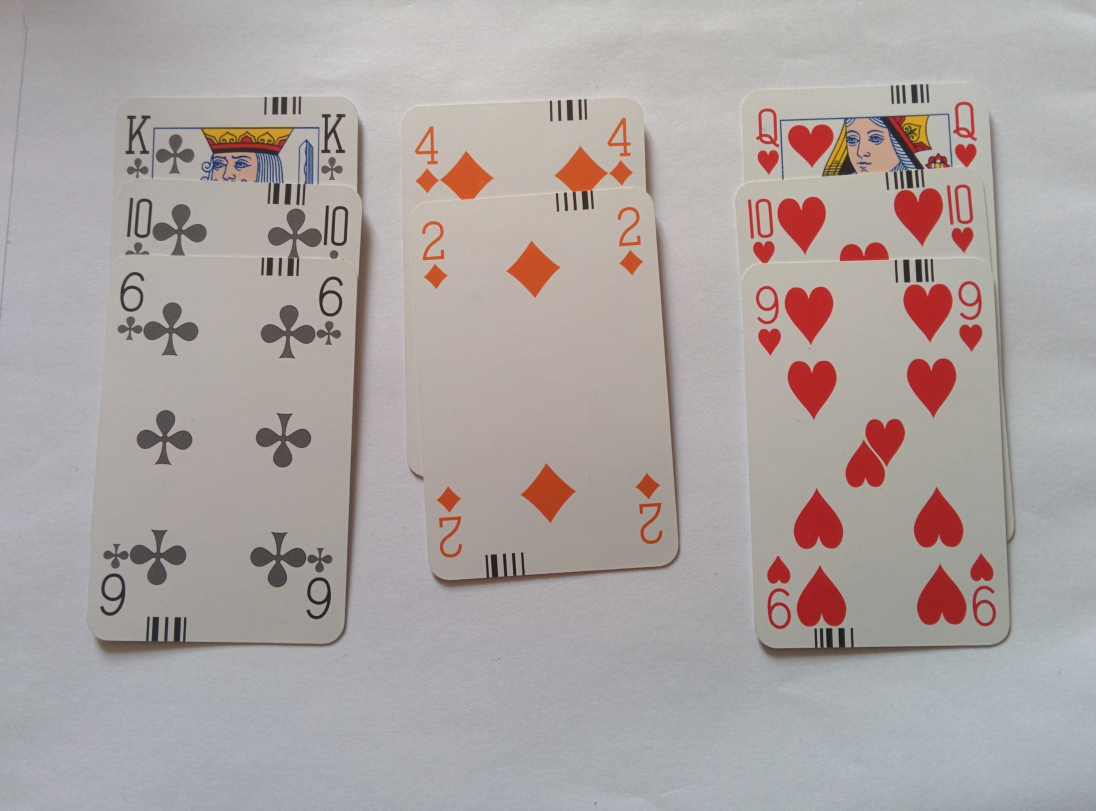
#> input picture images/training_1.jpg, 3286 x 2432 px (shown at 1/3 size)
$ jupyter execute 'Training + Testing.ipynb'   (shell and % lines are left out)   (older library calls are emulated)
#> lines starting #> are read from the running program, lines starting #| are printed output that depends on the picture; after the words box and inside, x2 and y2 are one past the last pixel; in counts of white or black regions, pixels touching at a corner belong together
[cell 1]

import cv2
import numpy as np
from matplotlib import pyplot as plt

[cell 2]
def create_thresh(image):
    gray = cv2.cvtColor(image, cv2.COLOR_BGR2GRAY)
    blur = cv2.GaussianBlur(gray,(5,5),1000)
    flag, thresh = cv2.threshold(blur, 140, 255, cv2.THRESH_BINARY)
    return thresh

[cell 3]
def erode_image(image):
    kernel = np.ones((5,5),np.uint8)
    eroded = cv2.erode(image,kernel,iterations=4)
    return eroded

[cell 4]
def get_almost_square_contours(image):
    im2, contours, hierarchy = cv2.findContours(image.copy(), cv2.RETR_TREE, cv2.CHAIN_APPROX_SIMPLE)
    contours = sorted(contours, key=cv2.contourArea,reverse=True)[1:]

    results = []

    for contour in contours:
        x,y,w,h = cv2.boundingRect(contour)

        rect = cv2.minAreaRect(contour)
        box = cv2.boxPoints(rect)
        box = np.int0(box)

        A = 0.39

        if w/h > 1+A or w/h < 1-A:
            pass
        elif h/w < 1-A or h/w > 1+A:
            pass
        else:
            results.append((x,y,w,h))

    return results

[cell 5]
def add_contours(image, contours):
    for contour in contours:
        x,y,w,h = contour
        cv2.rectangle(image,(x,y),(x+w,y+h),(0,255,0),2)

[cell 6]
def warp_contour_from_image(image, contour):
    x,y,w,h = contour
    C = np.array([ [0,0],[449,0],[449,449],[0,449] ],np.float32)
    B = np.array([ [x,y],[x+w,y],[x+w,y+h],[x,y+h] ],np.float32)
    transform = cv2.getPerspectiveTransform(B,C)
    warp = cv2.warpPerspective(image,transform,(450,450))
    return warp

[cell 7]
def create_training_images(image, contours):
    image = image.copy()
    results = []

    for i, contour in enumerate(contours):

        warp = warp_contour_from_image(image, contour)
        cv2.imwrite('training/%s.jpg' % i , warp)

        results.append(warp)

    return results

[cell 8]
train_original_image = cv2.imread('images/training_1.jpg')
#> train_original_image is the input picture: shape (2432, 3286, 3); mean B, G, R 162.3, 163.8, 172
train_thresh = create_thresh(train_original_image)
#> in create_thresh, `flag, thresh = cv2.threshold(blur, 140, 255, cv2.THRESH_BINARY)`:
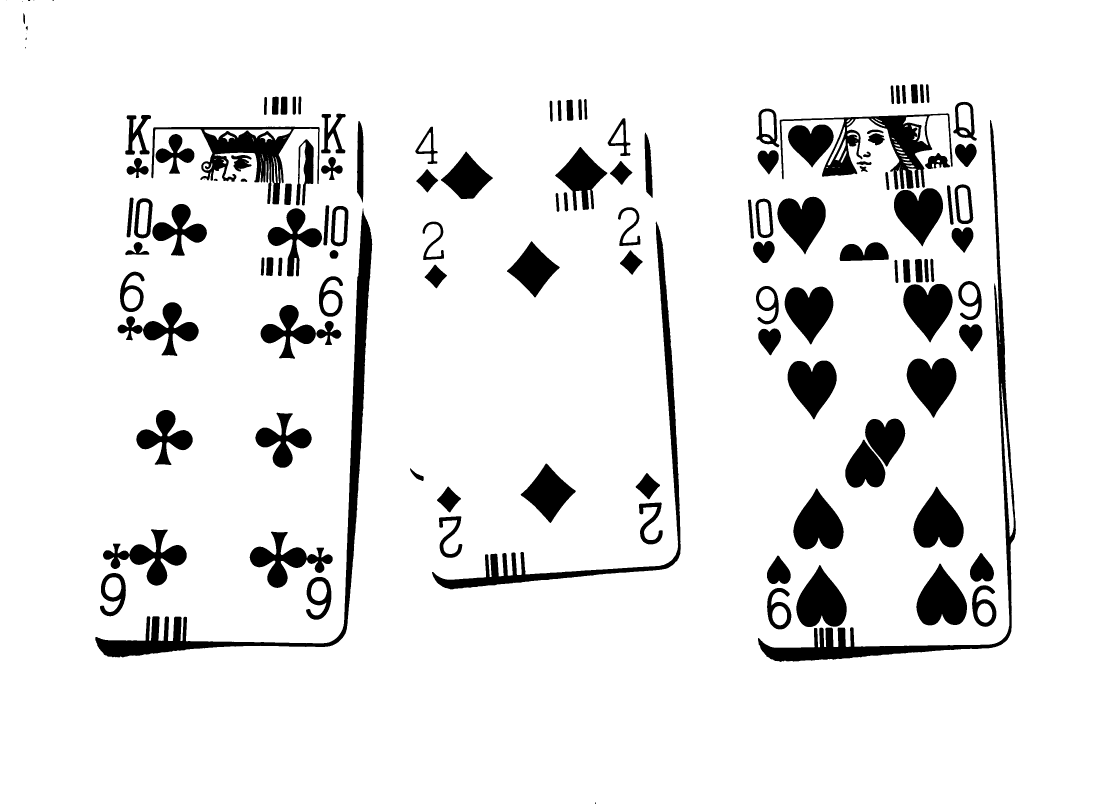
#> thresh: shape (2432, 3286) (shown at 1/3 size); 90.9% white; 131 black regions (10 under 20 px)
# train_erode = erode_image(train_thresh)
train_base = train_thresh

train_almost_square_contours = get_almost_square_contours(train_base)
#> in get_almost_square_contours, `im2, contours, hierarchy = cv2.findContours(image.copy(), cv2.RETR_TRE..`: contours = 198 contours, 31 with area under 20; largest, box (x1, y1, x2, y2) and area: (0, 0, 3286, 2432) 7985802, (285, 624, 1118, 1973) 60059, (2273, 359, 3049, 1987) 52256, (1295, 663, 2043, 1769) 37570, (2338, 339, 2859, 570) 36690
#> in get_almost_square_contours, `contours = sorted(contours, key=cv2.contourArea,reverse=True)[1:]`: contours = 197 contours, 31 with area under 20; largest, box (x1, y1, x2, y2) and area: (285, 624, 1118, 1973) 60059, (2273, 359, 3049, 1987) 52256, (1295, 663, 2043, 1769) 37570, (2338, 339, 2859, 570) 36690, (453, 379, 960, 614) 35890
#> the loop in get_almost_square_contours, `for contour in contours:` made 197 passes
#> (x, y, w, h, rect, box) on passes 1 to 3: (285, 624, 833, 1349, ((946.7, 1447.7), (1548.5, 631.5), -58.05), [[804, 2271], [269, 1937], [1088, 623], [1624, 957]]), (2273, 359, 776, 1628, ((2926.3, 1295.8), (1746.5, 687.2), -65.87), [[2882, 2233], [2255, 1952], [2969, 358], [3596, 639]]), (1295, 663, 748, 1106, ((1879.8, 1360.1), (1269.9, 602.6), -57.43), [[1791, 2057], [1284, 1732], [1967, 662], [2475, 987]])
#> after the loop in get_almost_square_contours, `for contour in contours:`: results = 71 items, first 6: (2748, 1690, 154, 187), (2388, 1694, 153, 188), (2739, 1459, 153, 185), (2379, 1464, 153, 185), (2719, 1073, 152, 181), (2362, 1081, 149, 178)
#> train_almost_square_contours has the same summary as results in get_almost_square_contours
training_images = create_training_images(train_thresh, train_almost_square_contours)
#> the loop in create_training_images, `for i, contour in enumerate(contours): ` made 71 passes
#> contour on passes 4 to 15: (2379, 1464, 153, 185), (2719, 1073, 152, 181), (2362, 1081, 149, 178), (2709, 850, 150, 178), (2353, 859, 148, 176), (2681, 564, 149, 176), (2331, 589, 147, 175), (1561, 1390, 167, 180), (1664, 440, 159, 193), (1520, 723, 160, 170), (802, 624, 165, 206), (765, 1237, 171, 167)
#> (x in warp_contour_from_image, y in warp_contour_from_image, w in warp_contour_from_image, h in warp_contour_from_image, C in warp_contour_from_image, B in warp_contour_from_image) on passes 1 to 2: (2748, 1690, 154, 187, [[0, 0], [449, 0], [449, 449], [0, 449]], [[2748, 1690], [2902, 1690], [2902, 1877], [2748, 1877]]), (2388, 1694, 153, 188, [[0, 0], [449, 0], [449, 449], [0, 449]], [[2388, 1694], [2541, 1694], [2541, 1882], [2388, 1882]])
#> pass 1, in warp_contour_from_image, `warp = cv2.warpPerspective(image,transform,(450,450))`:
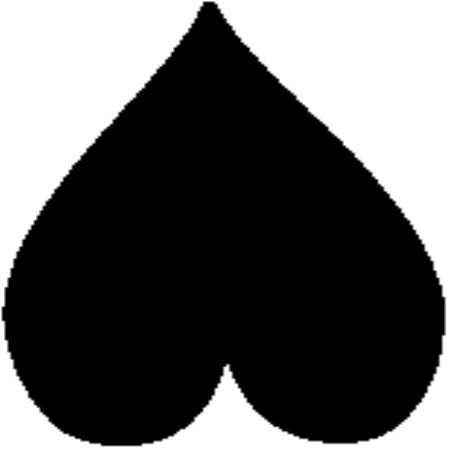
#> warp: shape (450, 450); min 0, max 255, mean 94.2

# output = original_image.copy()
output = cv2.cvtColor(train_base, cv2.COLOR_GRAY2RGB)
#> output: shape (2432, 3286, 3); 90.9% white; 131 black regions (10 under 20 px), largest, box (x1, y1, x2, y2) and area: (286, 625, 1117, 1972) 57677, (2274, 360, 3048, 1986) 45239, (1296, 664, 2042, 1768) 35493
add_contours(output, train_almost_square_contours)
#> the loop in add_contours, `for contour in contours:` made 71 passes

cv2.imwrite("output.jpg", output)
plt.figure()
plt.imshow(cv2.cvtColor(output, cv2.COLOR_BGR2RGB))

[cell 9]
# These are hard-coded for the images generated above

training_labels = [
    'h', # 0
    'h',
    'h',
    'h',
    'h',
    'h',
    'h',
    'h',
    'h',
    'h',
    'd', # 10
    None,
    'd',
    None,
    'c',
    'c',
    'd',
    'c',
    'c',
    'h',
    'h', # 20
    'h',
    'c',
    'c',
    'h',
    'h',
    'h',
    'h',
    'h',
    'h',
    'h', # 30
    'h',
    'd',
    'd',
    'c',
    'd',
    'c',
    'd',
    'd',
    'd',
    None, # 40
    None,
    None,
    None,
    'c',
    'c',
    None,
    None,
    None,
    None,
    None, # 50
    None,
    None,
    None,
    None,
    None,
    None,
    None,
    None,
    None,
    None, # 60
    None,
    None,
    None,
    None,
    None,
    None,
    None,
    None,
    None,
    None, # 70
    None,
    None,
]

# training_set = zip(training_images, training_labels)

[cell 10]
def imgdiff(img1,img2):
    img1 = cv2.GaussianBlur(img1,(5,5),5)
    img2 = cv2.GaussianBlur(img2,(5,5),5)
    diff = cv2.absdiff(img1,img2)
    diff = cv2.GaussianBlur(diff,(5,5),5)
    flag, diff = cv2.threshold(diff, 200, 255, cv2.THRESH_BINARY)
    return np.sum(diff)

[cell 11]
def guess_contour_values(image, contours, training_set):
    training_set = list(training_set)
    image = image.copy()

    results = []

    for contour in contours[:]:

        warp = warp_contour_from_image(image, contour)
        r = sorted(training_set, key=lambda x:imgdiff(x[0],warp))[0]

        if imgdiff(r[0],warp) < 550000:
            suit = r[1]
        else:
            suit = None

        results.append((contour, suit))

    return results

[cell 12]
def add_contours_with_colours(image, test_results):
    for contour, label in test_results:
        x, y, w, h = contour

        if label == 's':
            rgb = (255,0,0)
        elif label == 'h':
            rgb = (0,0,255)
        elif label == 'd':
            rgb = (0,255,0)
        elif label == 'c':
            rgb = (0,0,0)
        else:
            rgb = (255, 255, 255)

        cv2.rectangle(image,(x,y),(x+w,y+h),rgb,2)

[cell 13]
test_original_image = cv2.imread('images/testing_1.jpg')
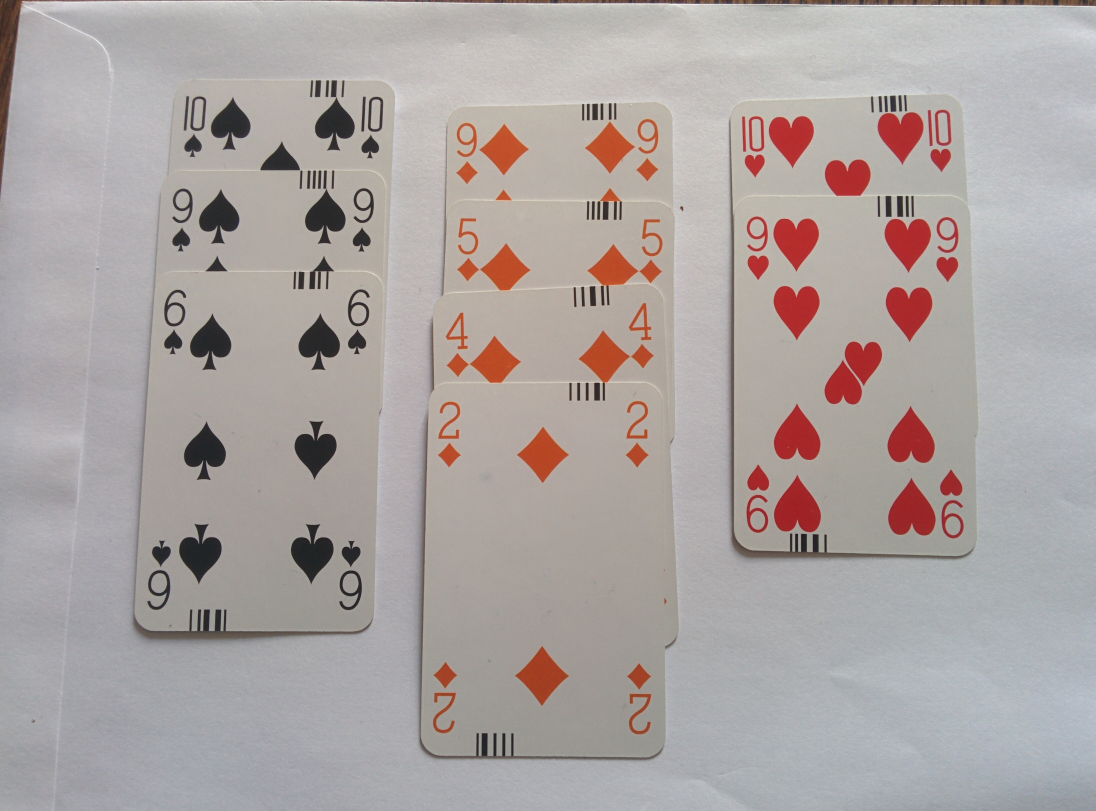
#> input picture images/testing_1.jpg, 3286 x 2432 px (shown at 1/3 size)
#> test_original_image is the input picture: shape (2432, 3286, 3); mean B, G, R 162.6, 164.3, 172.2
test_thresh = create_thresh(test_original_image)
#> in create_thresh (call 2), `flag, thresh = cv2.threshold(blur, 140, 255, cv2.THRESH_BINARY)`: thresh: shape (2432, 3286); 91.3% white; 154 black regions (11 under 20 px), largest, box (x1, y1, x2, y2) and area: (2187, 363, 2921, 1680) 31696, (395, 920, 1118, 1931) 29687, (1252, 1239, 1990, 2282) 26814
# test_erode = erode_image(test_thresh)
test_base = test_thresh

test_almost_square_contours = get_almost_square_contours(test_base)

output = cv2.cvtColor(test_base, cv2.COLOR_GRAY2RGB)
add_contours(output, test_almost_square_contours)
#> the loop in add_contours (call 2), `for contour in contours:` made 74 passes
#> contour on passes 1 to 12: (2662, 1433, 147, 176), (2320, 1424, 145, 175), (2660, 1218, 146, 173), (2320, 1211, 143, 171), (2656, 860, 142, 166), (2319, 857, 141, 164), (2652, 656, 142, 162), (2319, 655, 139, 159), (2632, 336, 140, 158), (1544, 1938, 164, 181), (870, 1570, 133, 184), (2305, 348, 137, 156)
#> after the loop in add_contours (call 2), `for contour in contours:`:
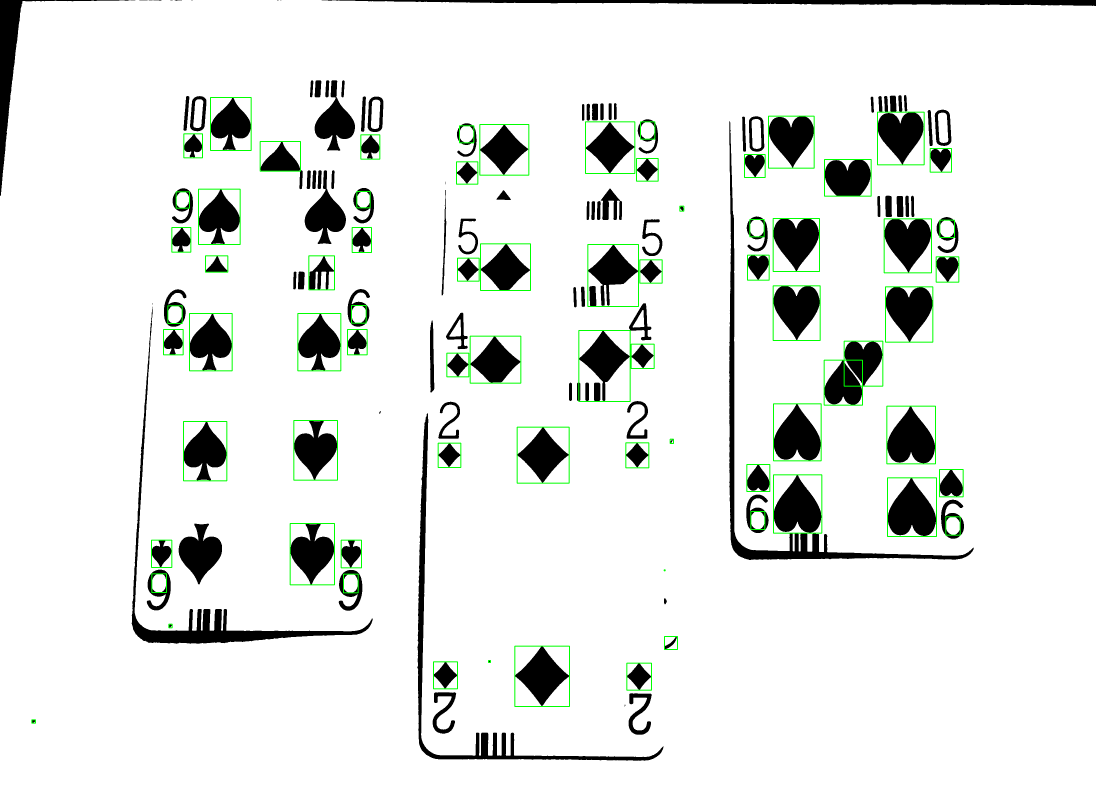
#> image: shape (2432, 3286, 3) (shown at 1/3 size); mean B, G, R 230.5, 233.1, 230.5

test_results = guess_contour_values(
    test_thresh,
    test_almost_square_contours,
    zip(training_images, training_labels)
)
#> the loop in guess_contour_values, `for contour in contours[:]: ` made 74 passes
#> pass 1, in imgdiff, `diff = cv2.absdiff(img1,img2)`:
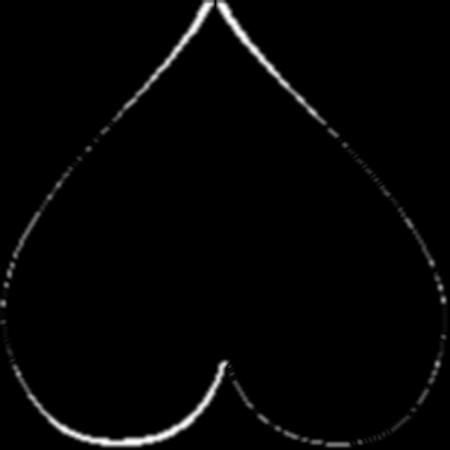
#> diff: shape (450, 450); min 0, max 255, mean 5

[cell 14]
output = test_original_image.copy()

add_contours_with_colours(output, test_results)
#> the loop in add_contours_with_colours, `for contour, label in test_results:` made 74 passes
#> after the loop in add_contours_with_colours, `for contour, label in test_results:`:
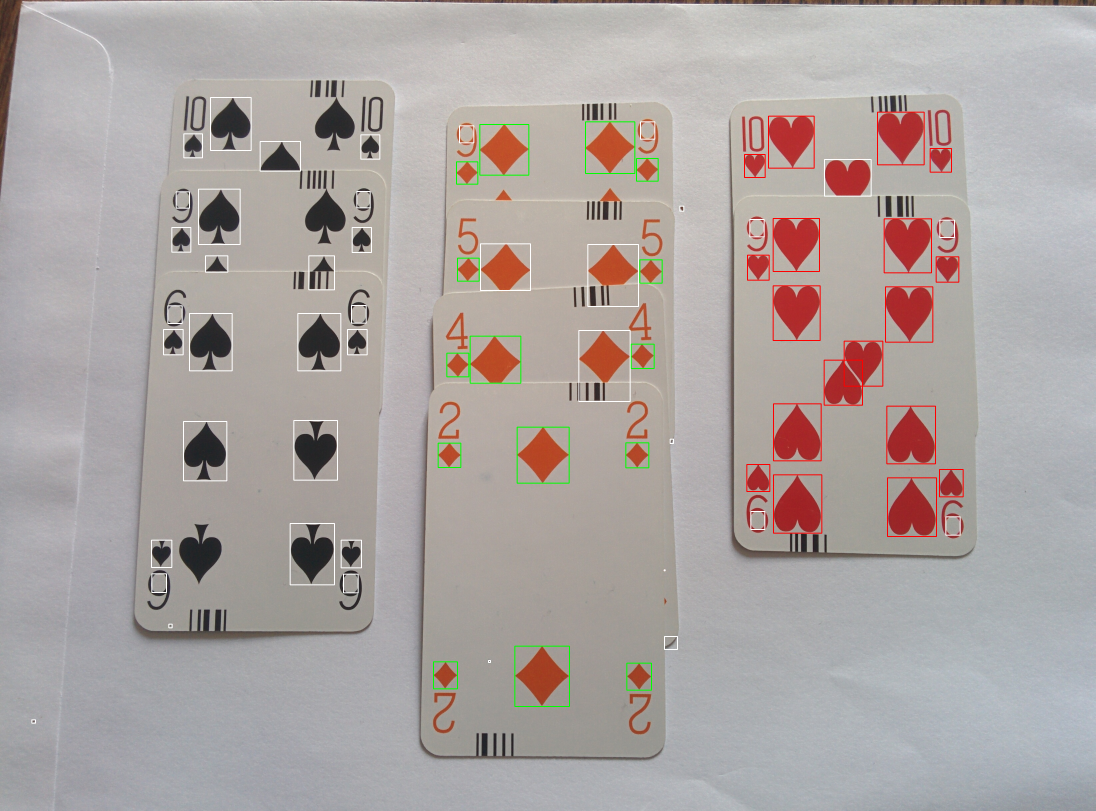
#> image: shape (2432, 3286, 3) (shown at 1/3 size); mean B, G, R 162.3, 164.5, 172.5

cv2.imwrite("output.jpg", output)
plt.figure
plt.imshow(cv2.cvtColor(output, cv2.COLOR_BGR2RGB))
